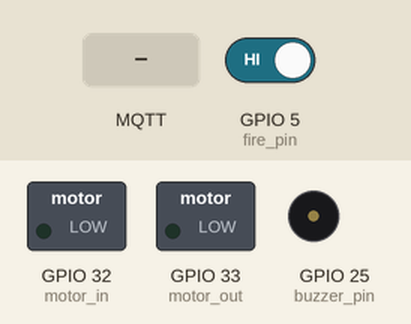
This sketch was run on a simulated ESP32. Parts: switched loads named in the sketch (green lamp = pin HIGH), buzzer (waves = sounding, pin HIGH). Inputs (shaded band) come from the test bench; at power-on: GPIO 5 (fire_pin) HIGH. WiFi joins after 1.5 s; servers stay silent unless stated; network time is answered at once with the bench clock; the local clock reads 2024-03-15 10:24:30 at power-on unless the sketch sets it; random numbers use the default seed unless the sketch sets one; no MQTT or app messages arrive unless stated; pins used as bus, display or sensor lines are not drawn; what the sketch prints to the serial monitor is not drawn.

Above: at 2.7 s.
2.8 s: GPIO 5 (fire_pin) driven LOW
At 8.0 s:
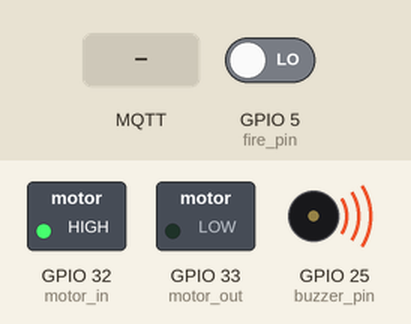
17.1 s: GPIO 5 (fire_pin) driven HIGH
At 19.8 s:
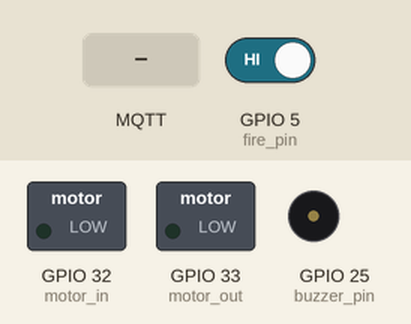
20.1 s: MQTT message "1" arrives on the second subscribed topic
At 25.1 s:
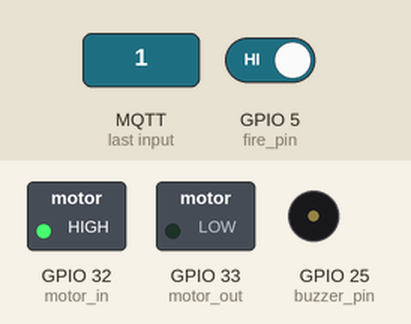
Timing chart, 0 to 26.1 s (numbered marks = the images above; inputs shaded):
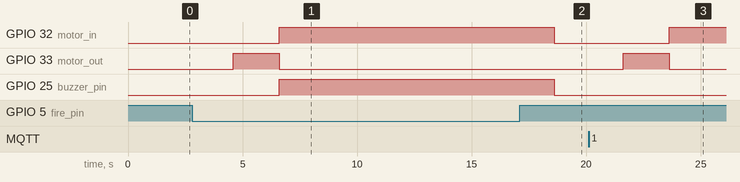

The sketch:

Code.ino
```cpp
#include <WiFi.h>
#include <PubSubClient.h>
#include <NTPClient.h>
#include <WiFiUdp.h>

// Thông tin kết nối WiFi
const char* ssid = "Nha Giau";
const char* password = "Meomeo1999@";

// Thông tin kết nối MQTT broker
const char* mqtt_server = "test.mosquitto.org";
const int mqtt_port = 1883;
const char* mqtt_topic_time = "web/topic";
const char* mqtt_topic_led = "web/topic1";

WiFiClient espClient;
PubSubClient client(espClient);

// Cài đặt NTPClient
WiFiUDP ntpUDP;
NTPClient timeClient(ntpUDP, "pool.ntp.org", 7 * 3600); // Múi giờ Việt Nam là UTC+7

#define fire_pin 5  // Chân kết nối cảm biến lửa
#define vcc_fire 18
#define buzzer_pin 25       // Chân kết nối còi báo cháy
#define sensor_vcin 19  // Chân kết nối cảm biến vật cản
#define vcc_vcin 21
#define sensor_vcout 22
#define vcc_vcout 23
#define motor_in 32   // Chân kết nối điều khiển động cơ AC
#define motor_out 33

// Biến lưu trữ
int startHour = 0, startMinute = 0, endHour = 0, endMinute = 0;
bool fireDetected = false;
bool mqttControl = false;

void setup_wifi() {
  delay(10);
  Serial.println();
  Serial.print("Connecting to ");
  Serial.println(ssid);

  WiFi.begin(ssid, password);

  while (WiFi.status() != WL_CONNECTED) {
    delay(500);
    Serial.print(".");
  }

  Serial.println("");
  Serial.println("WiFi connected");
  Serial.println("IP address: ");
  Serial.println(WiFi.localIP());
}

// Hàm xử lý cho topic "web/topic"
void handleTimeTopic(String message) {
  // Phân tích chuỗi thời gian nhận được theo định dạng HH:MM-HH:MM
  int sep1 = message.indexOf(':');
  int sep2 = message.indexOf('-');
  int sep3 = message.indexOf(':', sep2);

  if (sep1 != -1 && sep2 != -1 && sep3 != -1) {
    startHour = message.substring(0, sep1).toInt();
    startMinute = message.substring(sep1 + 1, sep2).toInt();
    endHour = message.substring(sep2 + 1, sep3).toInt();
    endMinute = message.substring(sep3 + 1).toInt();

    Serial.print("Thời gian bật: ");
    Serial.print(startHour);
    Serial.print(":");
    Serial.print(startMinute);
    Serial.print(", Thời gian tắt: ");
    Serial.print(endHour);
    Serial.print(":");
    Serial.println(endMinute);
  } else {
    Serial.println("Sai định dạng thời gian nhận được.");
  }
}

// Hàm xử lý cho topic "web/topic1"
void handleLedTopic(String message) {
  if (message == "1") {
    mqttControl = true;
    Serial.println("Ấn 1.");
  } else if (message == "0") {
    mqttControl = false;
    Serial.println("Ấn 0.");
  } else {
    Serial.println("Message does not match any action.");
  }
}

// Hàm callback chính
void callback(char* topic, byte* payload, unsigned int length) {
  Serial.print("Message arrived on topic: ");
  Serial.print(topic);
  Serial.print(". Message: ");
  String message;

  for (int i = 0; i < length; i++) {
    Serial.print((char)payload[i]);
    message += (char)payload[i];
  }
  Serial.println();

  // Chuyển topic nhận được thành String để xử lý
  String topicStr = String(topic);

  // Kiểm tra topic và gọi hàm xử lý tương ứng
  if (topicStr == "web/topic") {
    handleTimeTopic(message);
  } else if (topicStr == "web/topic1") {
    handleLedTopic(message);
  } else {
    Serial.println("Unknown topic received.");
  }
}

void sendvaluetomqtt(int value){
  String payload = String(value);
  client.publish("web/warning", payload.c_str());
  Serial.print("Message sent: ");
  Serial.println(payload);
}

void reconnect() {
  while (!client.connected()) {
    Serial.print("Attempting MQTT connection...");
    String clientId = "ESP32Client-";
    clientId += String(random(0xffff), HEX);

    if (client.connect(clientId.c_str())) {
      Serial.println("connected");
      client.subscribe(mqtt_topic_time); // Đăng ký topic thời gian
      client.subscribe(mqtt_topic_led);  // Đăng ký topic LED
    } else {
      Serial.print("failed, rc=");
      Serial.print(client.state());
      Serial.println(" try again in 5 seconds");
      delay(5000);
    }
  }
}

void setup() {
  pinMode(vcc_fire, OUTPUT);
  digitalWrite(vcc_fire, HIGH);

  pinMode(vcc_vcin, OUTPUT);
  digitalWrite(vcc_vcin, LOW);

  pinMode(vcc_vcout, OUTPUT);
  digitalWrite(vcc_vcout, LOW);

  pinMode(fire_pin, INPUT);
  //attachInterrupt(digitalPinToInterrupt(fire_pin), handleFireInterrupt, FALLING);
  pinMode(buzzer_pin, OUTPUT);
  digitalWrite(buzzer_pin, LOW);

  pinMode(sensor_vcin, INPUT);
  pinMode(sensor_vcout, INPUT);

  pinMode(motor_in, OUTPUT);
  pinMode(motor_out, OUTPUT);
  digitalWrite(motor_in, LOW);
  digitalWrite(motor_out, LOW);

  Serial.begin(115200);
  setup_wifi();

  client.setServer(mqtt_server, mqtt_port);
  client.setCallback(callback);

  // Cấu hình thời gian keep-alive
  client.setKeepAlive(60); // Gửi gói PINGREQ mỗi 60 giây

  // Khởi động NTP client
  timeClient.begin();
}

void fire() {
  int sensorValue_fire = digitalRead(fire_pin); // Đọc giá trị từ cảm biến lửa
  Serial.print("Giá trị cảm biến lửa: ");
  Serial.println(sensorValue_fire);

  sendvaluetomqtt(sensorValue_fire); // Gửi trạng thái cảm biến đến MQTT broker

  if (sensorValue_fire == 0) {  // Nếu phát hiện cháy
    if (!fireDetected) {        // Nếu trạng thái cháy chưa được ghi nhận
      fireDetected = true;      // Đặt trạng thái cháy
      Serial.println("Ngọn lửa được phát hiện! Kích hoạt còi báo cháy.");
    }
    digitalWrite(buzzer_pin, HIGH); // Bật còi báo động
    opendoor();                     // Mở cửa
  } else if (fireDetected) {        // Nếu hết cháy
    fireDetected = false;           // Reset trạng thái cháy
    Serial.println("Không còn ngọn lửa. Tắt còi báo cháy.");
    digitalWrite(buzzer_pin, LOW);  // Tắt còi báo động
    // Không đóng cửa tại đây, chuyển quyền điều khiển lại cho cảm biến vật cản
  }
}

void opendoor()
{
  digitalWrite(motor_out, LOW);
  digitalWrite(motor_in, HIGH);
  Serial.println("Mở cửa.");
  delay(1000);
}

void closedoor()
{
  digitalWrite(motor_in, LOW);
  delay(3000);
  digitalWrite(motor_out, HIGH);
  Serial.println("Đóng cửa.");
  delay(1000);
}

void loop() {
 //------------------
  if (!client.connected()) {
    reconnect();
  }
  client.loop();

  // Cập nhật thời gian hiện tại từ NTP
  timeClient.update();
 //----------------------
  fire();

//---------------------------------------

  if (!fireDetected) {
    int currentHour = timeClient.getHours();
    int currentMinute = timeClient.getMinutes();

    // Kiểm tra trong khoảng thời gian cho phép mở cửa
    if ((currentHour > startHour || (currentHour == startHour && currentMinute >= startMinute)) &&
        (currentHour < endHour || (currentHour == endHour && currentMinute <= endMinute))) {

      // Bật nguồn cho cảm biến vật cản
      digitalWrite(vcc_vcin, HIGH);
      digitalWrite(vcc_vcout, HIGH);

      // Đọc giá trị từ cảm biến vật cản
      int sensorValue_in = digitalRead(sensor_vcin);
      int sensorValue_out = digitalRead(sensor_vcout);

      if ((sensorValue_in == LOW) || (sensorValue_out == LOW)) {
        opendoor(); // Mở cửa nếu phát hiện vật cản
      } else {
        closedoor(); // Đóng cửa nếu không có vật cản
      }
    } else {
      // Ngoài thời gian cho phép mở cửa
      digitalWrite(vcc_vcin, LOW);
      digitalWrite(vcc_vcout, LOW);

      if (mqttControl) {
        opendoor();
        delay(500);
        Serial.println("Mở cửa thủ công.");
      } else{
          closedoor();
          delay(500);
          Serial.println("Đang giờ đóng cửa.");
      }
      delay(500);
    }
  } else {
    // Nếu có cháy, luôn mở cửa
    opendoor();
  }

}
```

Measured:
- after the input at 2.8 s, GPIO 32 (motor_in), GPIO 25 (buzzer_pin): LOW → HIGH after 3.8 s
- after the input at 17.1 s, GPIO 32 (motor_in), GPIO 25 (buzzer_pin): HIGH → LOW after 1.5 s
- after the input at 20.1 s, GPIO 32 (motor_in): LOW → HIGH after 3.5 s
